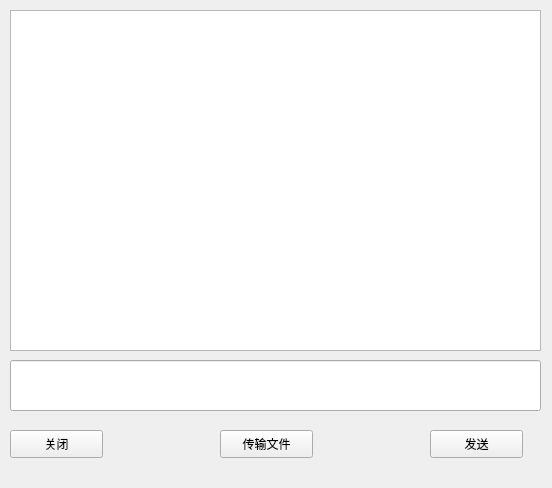
<?xml version="1.0" encoding="UTF-8"?>
<ui version="4.0">
 <class>privateChat</class>
 <widget class="QWidget" name="privateChat">
  <property name="geometry">
   <rect>
    <x>0</x>
    <y>0</y>
    <width>552</width>
    <height>488</height>
   </rect>
  </property>
  <property name="windowTitle">
   <string>Form</string>
  </property>
  <widget class="QTextEdit" name="textEdit">
   <property name="geometry">
    <rect>
     <x>10</x>
     <y>10</y>
     <width>531</width>
     <height>341</height>
    </rect>
   </property>
  </widget>
  <widget class="QLineEdit" name="lineEdit">
   <property name="geometry">
    <rect>
     <x>10</x>
     <y>360</y>
     <width>531</width>
     <height>51</height>
    </rect>
   </property>
  </widget>
  <widget class="QPushButton" name="sendButton">
   <property name="geometry">
    <rect>
     <x>430</x>
     <y>430</y>
     <width>93</width>
     <height>28</height>
    </rect>
   </property>
   <property name="text">
    <string>发送</string>
   </property>
  </widget>
  <widget class="QPushButton" name="fileButton_2">
   <property name="geometry">
    <rect>
     <x>220</x>
     <y>430</y>
     <width>93</width>
     <height>28</height>
    </rect>
   </property>
   <property name="text">
    <string>传输文件</string>
   </property>
  </widget>
  <widget class="QPushButton" name="pushButton_3">
   <property name="geometry">
    <rect>
     <x>10</x>
     <y>430</y>
     <width>93</width>
     <height>28</height>
    </rect>
   </property>
   <property name="text">
    <string>关闭</string>
   </property>
  </widget>
 </widget>
 <resources/>
 <connections/>
</ui>
